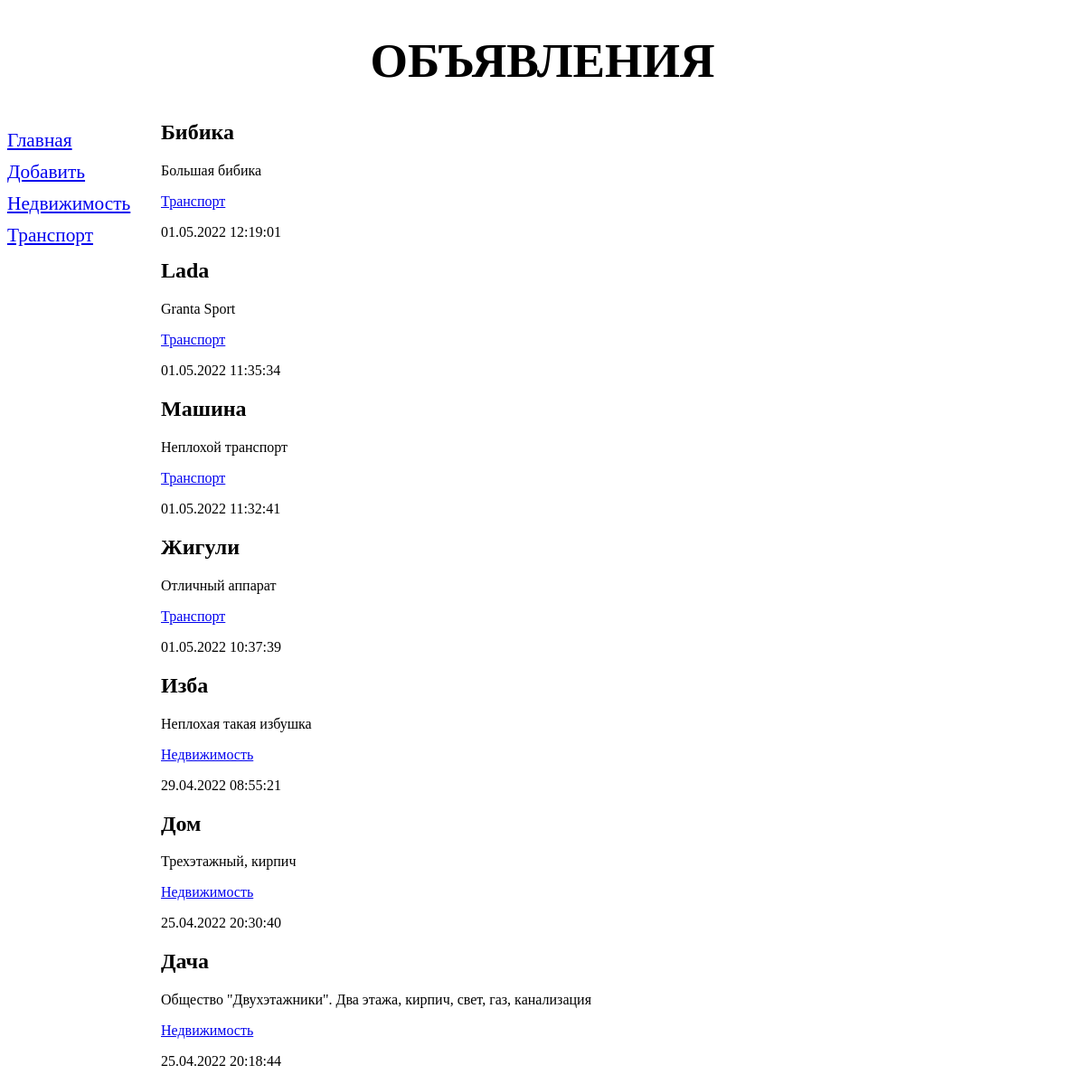
/bboard/, run on the app's committed database.
### bboard/models.py (models this page shows, shortened)
class Rubric(models.Model):
    name = models.CharField(max_length=20, db_index=True, verbose_name='Название')
    class Meta:
        verbose_name = 'Рубрика'
        verbose_name_plural = 'Рубрики'
        ordering = ['name']

class Bb(models.Model):
    title = models.CharField(max_length=50, verbose_name='Товар')
    content = models.TextField(null=True, blank=True, verbose_name='Описание')
    price = models.FloatField(null=True, blank=True, verbose_name='Цена')
    published = models.DateTimeField(auto_now_add=True, db_index=True, verbose_name='Опубликовано')
    rubric = models.ForeignKey('Rubric', null=True, on_delete=models.PROTECT, verbose_name='Рубрика')
    class Meta:
        verbose_name_plural = 'Обьявления'
        verbose_name = 'Обьявление'
        ordering = ['-published']

### bboard/views.py (the view)
# urls.py: path('', index, name='index'),
def index(request):
    bbs = Bb.objects.all()
    rubrics = Rubric.objects.all()
    content = {
        'bbs': bbs,
        'rubrics':rubrics,
    }
    return render(request, 'bboard/index.html', content)

### bboard/templates/bboard/index.html
{% extends 'layout/basic.html' %}
{% block content %}
{% for bb in bbs %}
    <div>
        <h2>{{ bb.title }}</h2>
        <p>{{ bb.content }}</p>
        <p><a href="{% url 'by_rubric' bb.rubric.pk %}"> {{ bb.rubric.name }}</a></p>
        <p>{{ bb.published|date:"d.m.Y H:i:s" }}</p>
    </div>
{% endfor %}
{% endblock %}

### bboard/templates/layout/basic.html (shortened to what this page needs)
{% load static %}
<!DOCTYPE html>
<html lang="en">
<head>
    <link rel="stylesheet" type="text/css" href="{% static 'bboard/style.css' %}">
</head>
<body>
    <header>
        <h1>Объявления</h1>
    </header>
    <nav>
        <a href="{% url 'index' %}">Главная</a>
        <a href="{% url 'add' %}">Добавить</a>
        {% for rubric in rubrics %}
            <a href="{% url 'by_rubric' rubric.pk %}">{{ rubric.name }}</a>
        {% endfor %}
    </nav>
    <section>
        {% block content %}
        {% endblock %}
    </section>
</body>
</html>

### bboard/static/bboard/style.css (style rules this page uses)
header h1 { font-size: 40pt; text-transform: uppercase; text-align: center; }
nav { font-size: 16pt; width: 150px; float: left; }
nav a { display: block; margin: 10px 0px; }
section { margin-left: 170px; }

### data on the page
Rubric: name "Недвижимость"
Rubric: name "Транспорт"
Bb: title "Бибика", content "Большая бибика", rubric.name "Транспорт", published "01.05.2022 12:19:01"
Bb: title "Lada", content "Granta Sport", rubric.name "Транспорт", published "01.05.2022 11:35:34"
Bb: title "Машина", content "Неплохой транспорт", rubric.name "Транспорт", published "01.05.2022 11:32:41"
Bb: title "Жигули", content "Отличный аппарат", rubric.name "Транспорт", published "01.05.2022 10:37:39"
Bb: title "Изба", content "Неплохая такая избушка", rubric.name "Недвижимость", published "29.04.2022 08:55:21"
Bb: title "Дом", content "Трехэтажный, кирпич", rubric.name "Недвижимость", published "25.04.2022 20:30:40"
Bb: title "Дача", content "Общество \"Двухэтажники\". Два этажа, кирпич, свет, газ, канализация", rubric.name "Недвижимость", published "25.04.2022 20:18:44"
